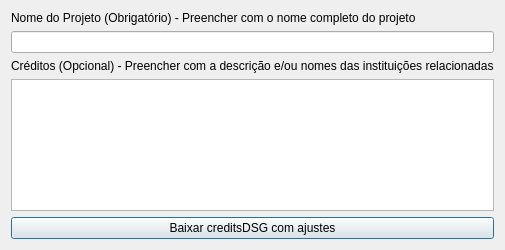
<?xml version="1.0" encoding="UTF-8"?>
<ui version="4.0">
 <class>AlterarProjetoCreditosDialog</class>
 <widget class="QDialog" name="AlterarProjetoCreditosDialog">
  <property name="geometry">
   <rect>
    <x>0</x>
    <y>0</y>
    <width>400</width>
    <height>250</height>
   </rect>
  </property>
  <property name="windowTitle">
   <string>Alterar Nome do Projeto e Créditos</string>
  </property>
  <layout class="QVBoxLayout" name="verticalLayout">
   <item>
    <widget class="QLabel" name="label_nome_projeto">
     <property name="text">
      <string>Nome do Projeto (Obrigatório) - Preencher com o nome completo do projeto</string>
     </property>
    </widget>
   </item>
   <item>
    <widget class="QLineEdit" name="input_nome_projeto"/>
   </item>
   <item>
    <widget class="QLabel" name="label_creditos">
     <property name="text">
      <string>Créditos (Opcional) - Preencher com a descrição e/ou nomes das instituições relacionadas</string>
     </property>
    </widget>
   </item>
   <item>
    <widget class="QTextEdit" name="input_creditos"/>
   </item>
   <item>
    <widget class="QPushButton" name="save_button">
     <property name="text">
      <string>Baixar creditsDSG com ajustes</string>
     </property>
    </widget>
   </item>
  </layout>
 </widget>
 <resources/>
 <connections/>
</ui>
